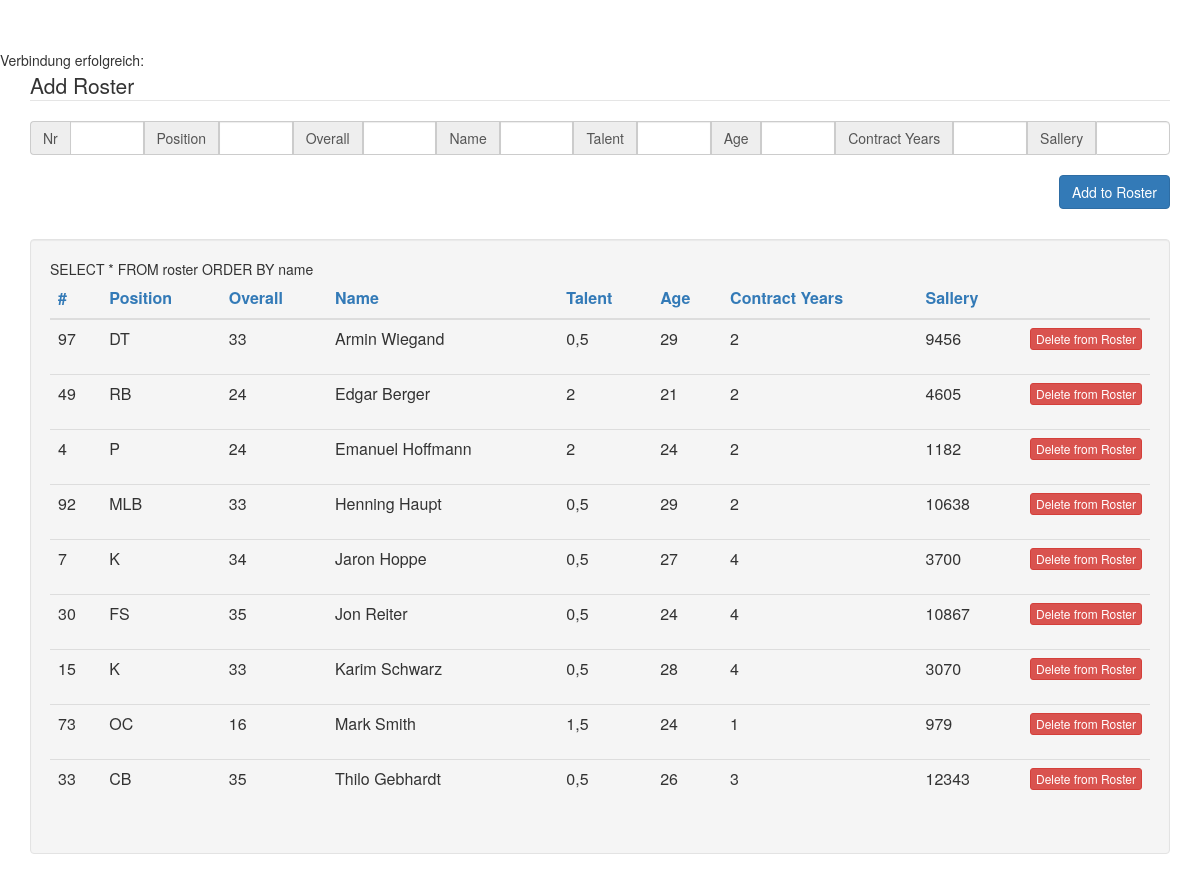
The app's page /index.php?sort=name with its own data.
### tables this page shows
CREATE TABLE IF NOT EXISTS `roster` (
  `id` tinyint(3) NOT NULL,
  `nr` int(11) NOT NULL,
  `position` text NOT NULL,
  `name` text NOT NULL,
  `age` tinyint(3) NOT NULL,
  `overall` tinyint(3) NOT NULL,
  `talent` text NOT NULL,
  `sallery` int(10) NOT NULL,
  `contract` tinyint(2) NOT NULL
);

### index.php (the view, shortened to what this page needs)
<?php
  include "inc/config.php";
	$sql = "SELECT * FROM roster";
	if (isset($_GET['sort'])) {
		if($_GET['sort'] == 'nr')
		{
		    $sql .= " ORDER BY nr";
		}
		elseif ($_GET['sort'] == 'name') {
			$sql .= " ORDER BY name";
		}
		elseif ($_GET['sort'] == 'age') {
			$sql .= " ORDER BY age";
		}
		elseif ($_GET['sort'] == 'overall') {
			$sql .= " ORDER BY overall";
		}
		elseif ($_GET['sort'] == 'talent') {
			$sql .= " ORDER BY talent";
		}
		elseif ($_GET['sort'] == 'sallery') {
			$sql .= " ORDER BY sallery";
		}
		elseif ($_GET['sort'] == 'contract') {
			$sql .= " ORDER BY contract";
		}
	}
?>
<!doctype html>
<html class="no-js" lang="">
    <head>
        <link rel="stylesheet" href="css/bootstrap.min.css">
        <link rel="stylesheet" href="css/style.css">
    </head>
    <body>
       	<div class="container">
			<legend>Add Roster</legend>
	   		<form name="AddRoster" action="index.php" method="POST" class="form-horizontal">
	       		<div class="input-group">
	       			<span class="input-group-addon" >Nr</span>
					<input name="nr" type="text" class="form-control" placeholder="" aria-describedby="basic-addon1">
					<span class="input-group-addon" >Position</span>
					<input name="position" type="text" class="form-control" placeholder="" aria-describedby="basic-addon1">
					<span class="input-group-addon" >Overall</span>
					<input name="overall" type="text" class="form-control" placeholder="" aria-describedby="basic-addon1">
	       			<span class="input-group-addon" >Name</span>
					<input name="name" type="text" class="form-control" placeholder="" aria-describedby="basic-addon1">
					<span class="input-group-addon" >Talent</span>
					<input name="talent" type="text" class="form-control" placeholder="" aria-describedby="basic-addon1">
					<span class="input-group-addon" >Age</span>
					<input name="age" type="text" class="form-control" placeholder="" aria-describedby="basic-addon1">
					<span class="input-group-addon" >Contract Years</span>
					<input name="contract" type="text" class="form-control" placeholder="" aria-describedby="basic-addon1">
					<span class="input-group-addon" >Sallery</span>
					<input name="sallery" type="text" class="form-control" placeholder="" aria-describedby="basic-addon1">
				</div>
					<div style="padding-top: 20px; padding-bottom: 50px">
		    			<button name="SaveAddRoster" type="submit" class="btn btn-primary pull-right" >Add to Roster</button>
		    		</div>
			</form>
				<div class="well">
				    <table class="table">
				      <thead>
				        <tr>
				          <th><a href="index.php?sort=nr">#</a></th>
				          <th><a href="index.php?sort=position">Position</a></th>
				          <th><a href="index.php?sort=overall">Overall</a></th>
				          <th><a href="index.php?sort=name">Name</a></th>
				          <th><a href="index.php?sort=talent">Talent</a></th>
				          <th><a href="index.php?sort=age">Age</a></th>
				          <th><a href="index.php?sort=contract">Contract Years</a></th>
				          <th><a href="index.php?sort=sallery">Sallery</a></th>
				          <th style="width: 36px;"></th>
				        </tr>
				      </thead>
				      <tbody>
				      <?php
							foreach ($dbh->query($sql) as $row) {
								 echo '<tr>';
								 	echo '<td>' . $row["nr"] . ' </td>';
								 	echo '<td>' . $row["position"] . ' </td>';
								 	echo '<td>' . $row["overall"] . ' </td>';
								 	echo '<td>' . $row["name"] . ' </td>';
								 	echo '<td>' . $row["talent"] . ' </td>';
								 	echo '<td>' . $row["age"] . ' </td>';
								 	echo '<td>' . $row["contract"] . ' </td>';
								 	echo '<td>' . $row["sallery"] . ' </td>';
								 	echo '<td>
								 		<form name="DeleteFromRoster" action="index.php?delete='.$row["id"].' " method="POST">
								 			<button type="submit" name="DeleteFromRoster" class="btn btn-danger btn-xs" >Delete from Roster</button>
								 		</form>
						 			</td>';
						         echo '</tr>';
							}
							echo '</table>';
						?>
    	</div>
    </body>
</html>

### css/style.css (style rules this page uses)
body { padding-top: 50px; padding-bottom: 20px; }

### records on screen
roster: nr "97", position "DT", overall "33", name "Armin Wiegand", talent "0,5", age "29", contract "2", sallery "9456"
roster: nr "49", position "RB", overall "24", name "Edgar Berger", talent "2", age "21", contract "2", sallery "4605"
roster: nr "4", position "P", overall "24", name "Emanuel Hoffmann", talent "2", age "24", contract "2", sallery "1182"
roster: nr "92", position "MLB", overall "33", name "Henning Haupt", talent "0,5", age "29", contract "2", sallery "10638"
roster: nr "7", position "K", overall "34", name "Jaron Hoppe", talent "0,5", age "27", contract "4", sallery "3700"
roster: nr "30", position "FS", overall "35", name "Jon Reiter", talent "0,5", age "24", contract "4", sallery "10867"
roster: nr "15", position "K", overall "33", name "Karim Schwarz", talent "0,5", age "28", contract "4", sallery "3070"
roster: nr "73", position "OC", overall "16", name "Mark Smith", talent "1,5", age "24", contract "1", sallery "979"
roster: nr "33", position "CB", overall "35", name "Thilo Gebhardt", talent "0,5", age "26", contract "3", sallery "12343"
